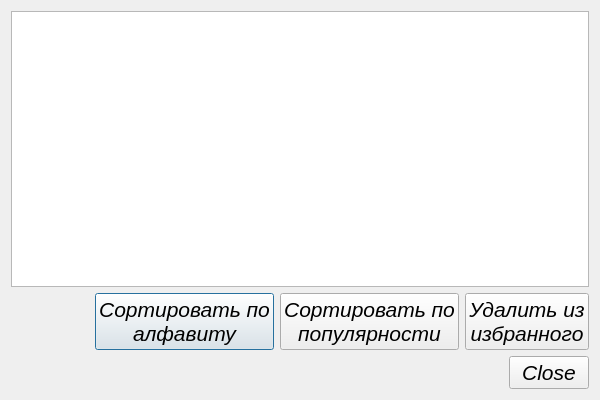
<?xml version="1.0" encoding="UTF-8"?>
<ui version="4.0">
 <class>Dialog_favorites</class>
 <widget class="QDialog" name="Dialog_favorites">
  <property name="geometry">
   <rect>
    <x>0</x>
    <y>0</y>
    <width>600</width>
    <height>400</height>
   </rect>
  </property>
  <property name="font">
   <font>
    <pointsize>16</pointsize>
    <italic>true</italic>
   </font>
  </property>
  <property name="windowTitle">
   <string>Избранное</string>
  </property>
  <layout class="QVBoxLayout" name="verticalLayout_2">
   <item>
    <layout class="QVBoxLayout" name="verticalLayout">
     <item>
      <widget class="QListView" name="listView">
       <property name="editTriggers">
        <set>QAbstractItemView::EditKeyPressed</set>
       </property>
       <property name="alternatingRowColors">
        <bool>true</bool>
       </property>
       <property name="itemAlignment">
        <set>Qt::AlignCenter</set>
       </property>
      </widget>
     </item>
     <item>
      <layout class="QHBoxLayout" name="horizontalLayout">
       <item>
        <spacer name="horizontalSpacer">
         <property name="orientation">
          <enum>Qt::Horizontal</enum>
         </property>
         <property name="sizeHint" stdset="0">
          <size>
           <width>40</width>
           <height>20</height>
          </size>
         </property>
        </spacer>
       </item>
       <item>
        <widget class="QPushButton" name="pushButton_abc">
         <property name="text">
          <string>Сортировать по
алфавиту</string>
         </property>
        </widget>
       </item>
       <item>
        <widget class="QPushButton" name="pushButton_popularity">
         <property name="text">
          <string>Сортировать по
популярности</string>
         </property>
        </widget>
       </item>
       <item>
        <widget class="QPushButton" name="pushButton_delete">
         <property name="text">
          <string>Удалить из
избранного</string>
         </property>
        </widget>
       </item>
      </layout>
     </item>
    </layout>
   </item>
   <item>
    <widget class="QDialogButtonBox" name="buttonBox">
     <property name="standardButtons">
      <set>QDialogButtonBox::Close</set>
     </property>
    </widget>
   </item>
  </layout>
 </widget>
 <resources/>
 <connections/>
</ui>
